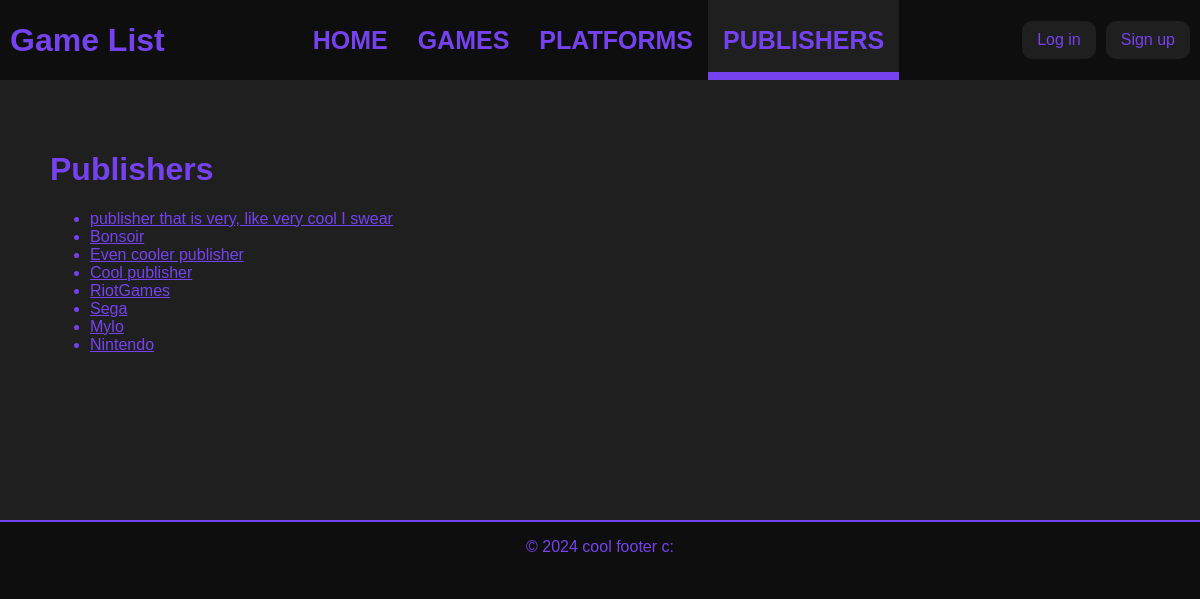
/game-list/publisher/, run on an earlier commit of the app's database.
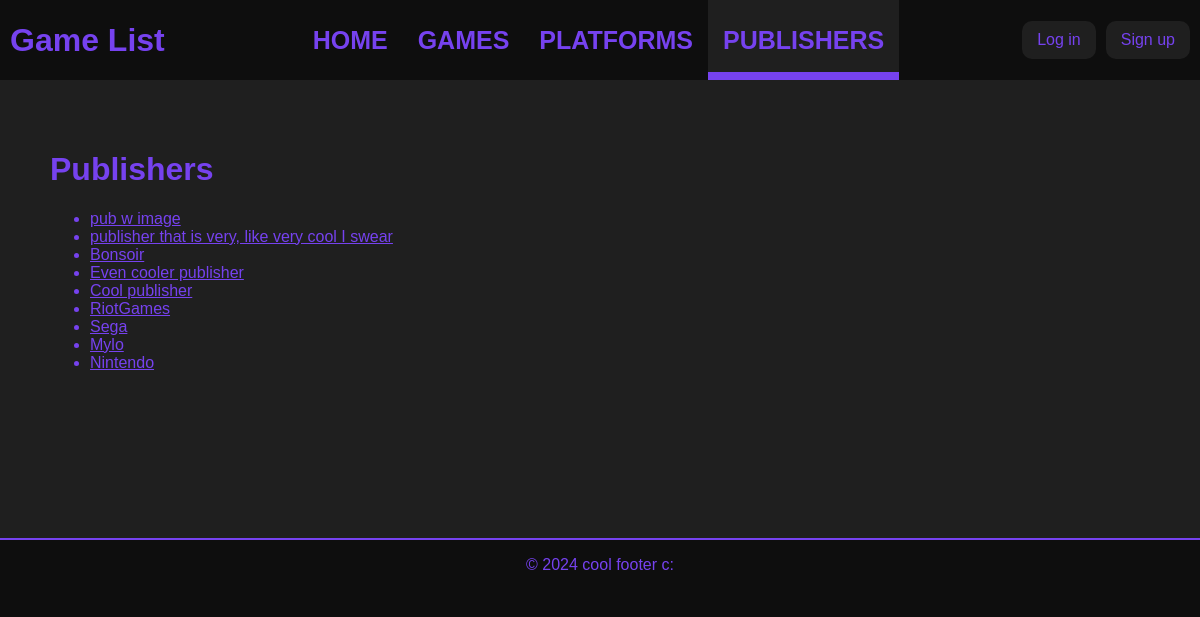
And on a later commit of the database.
### game_list_app/models.py (models this page shows, shortened)
class Publisher(models.Model):
	name = models.CharField(max_length = 100)
	description = models.TextField(blank=True, null=True)
	image = models.ImageField(upload_to="uploads/", blank=True, null=True)
	add_date = models.DateTimeField(editable = False, default = timezone.now)
	modified_date = models.DateTimeField(editable = False, default = timezone.now)
	user_owner = models.ForeignKey(User, blank=True, null=True, on_delete=models.SET_NULL)
	def __str__(self):
		return self.name

### game_list_app/views.py (the view)
# urls.py: path("publisher/", views.PublisherList.as_view(), name = "publisher_list"),
class PublisherList(generic.ListView):
	template_name = "publishers.html"
	context_object_name = "publishers"
	def get_queryset(self):
		return Publisher.objects.order_by("-add_date")

### game_list_app/templates/publishers.html (shortened to what this page needs)
{% extends 'index.html' %}
{% block content %}
<h1>Publishers</h1>
{% if publishers %}
    <ul>
    {% for publisher in publishers %}
        <li><a href="{% url 'game_list_app:publisher_detail' publisher.id %}">{{ publisher }}</a></li>
    {% endfor %}
    </ul>
{% else %}
    <p>No publisher here :(</p>
{% endif %}
{% endblock %}

What changed in the data, as far as the page shows it:
added Publisher: name "pub w image"
